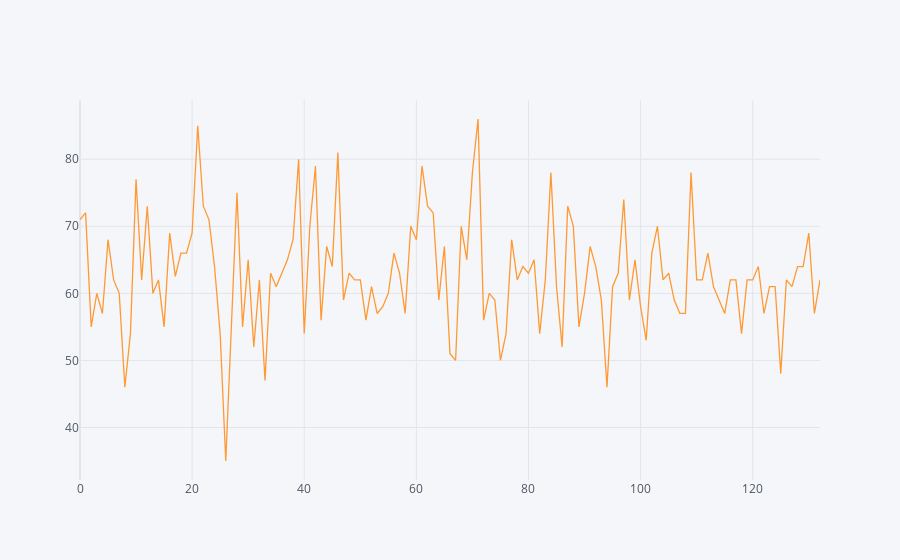

Notebook cell for this chart:
### Markdown cell above
Now we can see that most of the time the patient does not live more than 10 months

### Code cell
df['age-at-heart-attack'].iplot(kind='scatter')

### Figure 1 — Plotly figure (JSON) as saved in the notebook; plotly's stock layout.template omitted (floating-point values rounded to 4 significant figures; data arrays with more than 128 entries replaced by an {"elided": "..."} marker saying what was removed)
{"data": [{"line": {"color": "rgba(255, 153, 51, 1.0)", "dash": "solid", "shape": "linear", "width": 1.3}, "mode": "lines", "name": "age-at-heart-attack", "text": "", "type": "scatter", "x": {"elided": "133 int values"}, "y": {"elided": "133 float values"}}], "layout": {"legend": {"bgcolor": "#F5F6F9", "font": {"color": "#4D5663"}}, "paper_bgcolor": "#F5F6F9", "plot_bgcolor": "#F5F6F9", "title": {"font": {"color": "#4D5663"}}, "xaxis": {"gridcolor": "#E1E5ED", "showgrid": true, "tickfont": {"color": "#4D5663"}, "title": {"font": {"color": "#4D5663"}, "text": ""}, "zerolinecolor": "#E1E5ED"}, "yaxis": {"gridcolor": "#E1E5ED", "showgrid": true, "tickfont": {"color": "#4D5663"}, "title": {"font": {"color": "#4D5663"}, "text": ""}, "zerolinecolor": "#E1E5ED"}}}
